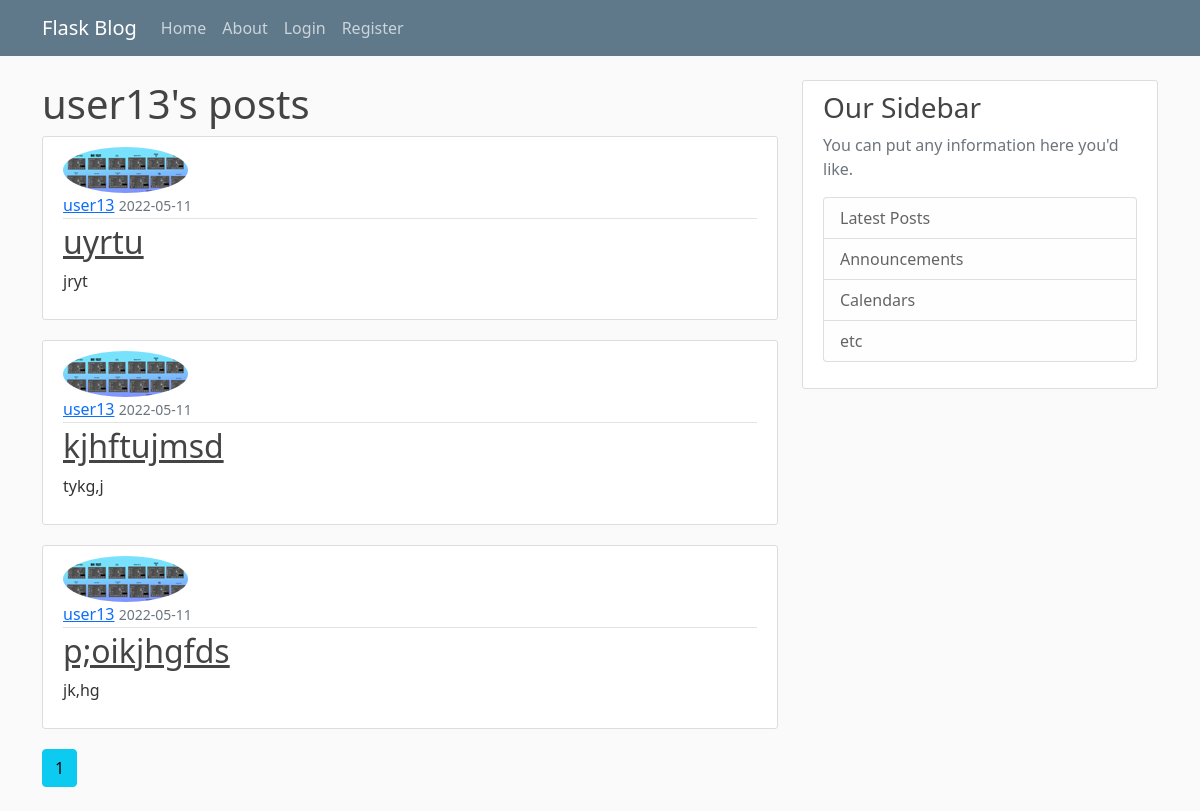
/user/user13, run on an earlier commit of the app's database.
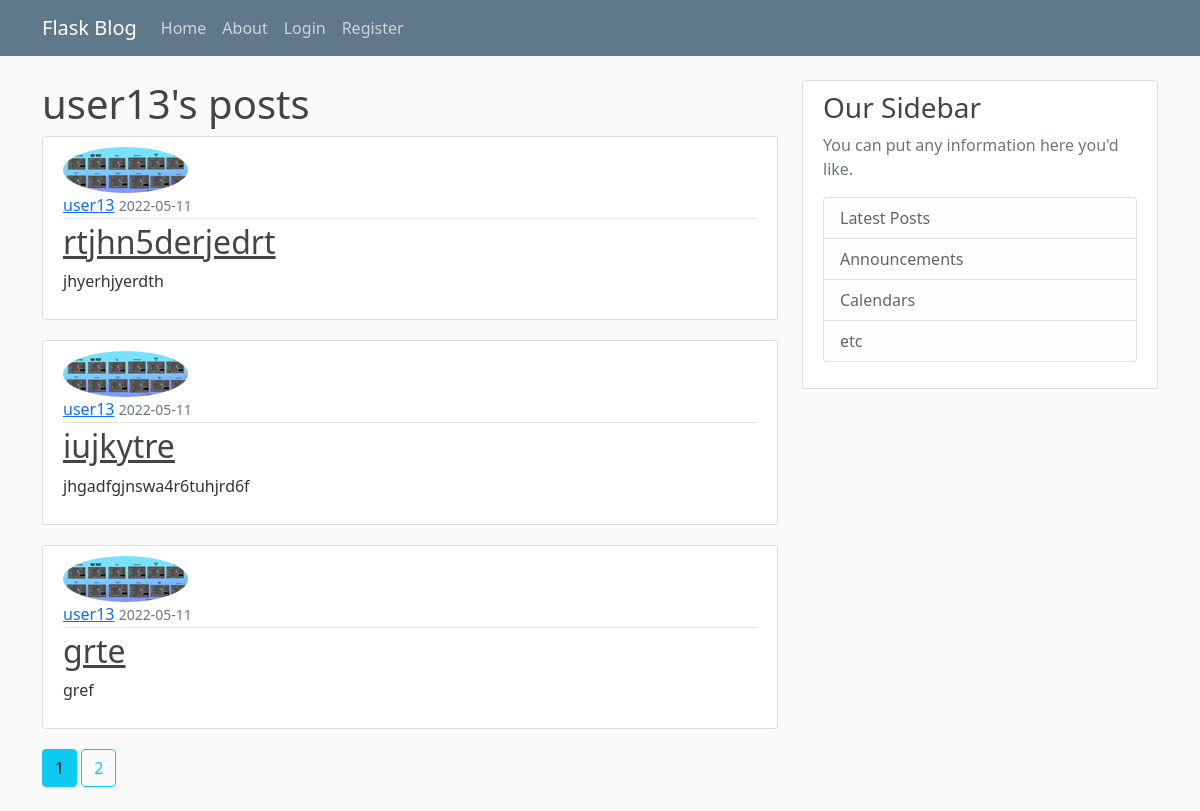
And on a later commit of the database.
### flaskblog/models.py (models this page shows, shortened)
class Post(db.Model):
    id = db.Column(db.Integer, primary_key=True)
    title = db.Column(db.String(100), nullable=False)
    date_posted = db.Column(db.DateTime, nullable=False,
                            default=datetime.utcnow)
    content = db.Column(db.Text, nullable=False)
    user_id = db.Column(db.Integer, db.ForeignKey('user.id'), nullable=False)

class User(db.Model, UserMixin):
    id = db.Column(db.Integer, primary_key=True)
    username = db.Column(db.String(20), unique=True, nullable=False)
    email = db.Column(db.String(120), unique=True, nullable=False)
    image_file = db.Column(db.String(20), nullable=False,
                           default='default.jpg')
    password = db.Column(db.String(60), nullable=False)
    posts = db.relationship('Post', backref='author', lazy=True)

### flaskblog/routes.py (the view)
@app.route("/user/<string:username>")
def user_posts(username):
    page = request.args.get('page', 1, type=int)
    user = User.query.filter_by(username=username).first_or_404()
    posts = Post.query\
        .filter_by(author=user)\
        .order_by(Post.date_posted.desc())\
        .paginate(page=page, per_page=3)
    return render_template('user_posts.html', posts=posts, user=user)

### flaskblog/templates/user_posts.html (shortened to what this page needs)
{% extends "base.html" %} {% block content %}
<h1>{{ user.username }}'s posts</h1>
{% for post in posts.items %}
<article class="media content-section">
    <img
        src="{{ url_for('static', filename='profile_pics/' + post.author.image_file) }}"
        class="rounded-circle"
        alt=""
    />
    <div class="media-body">
        <div class="article-metadata">
            <a class="mr-2" href="#">{{ post.author.username }}</a>
            <small class="text-muted">
                {{ post.date_posted.strftime('%Y-%m-%d') }}
            </small>
        </div>
        <h2>
            <a
                class="article-title"
                href="{{ url_for('post', post_id=post.id) }}"
                >{{ post.title }}</a
            >
        </h2>
        <p class="article-content">{{ post.content }}</p>
    </div>
</article>
{% endfor %} {% for page_num in posts.iter_pages(left_edge=1,
right_edge=1,left_current=1) %} {% if page_num %} {% if posts.page == page_num
%}
<a class="btn btn-info mb-4" href="{{ url_for('home', page=page_num) }}"
    >{{ page_num }}</a
>
{% else %}
<a class="btn btn-outline-info mb-4" href="{{ url_for('home', page=page_num) }}"
    >{{ page_num }}</a
>
{% endif %} {% endif %} {% endfor %} {% endblock content %}

What changed in the data, as far as the page shows it:
no longer on this page (row unchanged): Post: image_file (picture), author.username "user13", date_posted "2022-05-11", title "uyrtu", content "jryt"
no longer on this page (row unchanged): Post: image_file (picture), author.username "user13", date_posted "2022-05-11", title "kjhftujmsd", content "tykg,j"
no longer on this page (row unchanged): Post: image_file (picture), author.username "user13", date_posted "2022-05-11", title "p;oikjhgfds", content "jk,hg"
added Post: image_file (picture), author.username "user13", date_posted "2022-05-11", title "rtjhn5derjedrt", content "jhyerhjyerdth"
added Post: image_file (picture), author.username "user13", date_posted "2022-05-11", title "iujkytre", content "jhgadfgjnswa4r6tuhjrd6f"
added Post: image_file (picture), author.username "user13", date_posted "2022-05-11", title "grte", content "gref"
Also different on the page:
new list line: "2"
